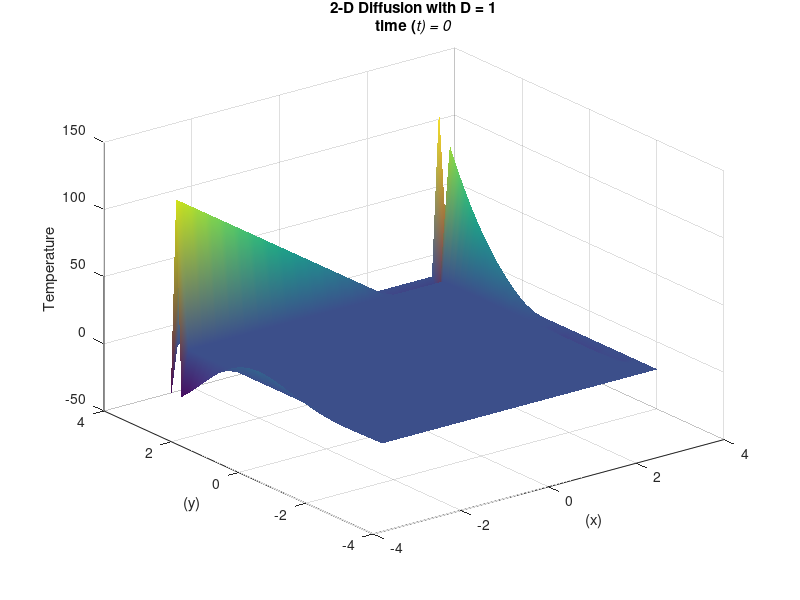

Here is the MATLAB script that generated this plot: (Note: this script raises an error after producing the figure.)
%implicit testing
clear all
clc
D=1;            %Given difrusivity       
ax=-3.14;       %Lower x Limit
ay=-3.14;       %Lower y Limit  
bx=3.14;        %Upper x limit
by=3.14;        %Upper y Limit

Nxx=39;                          %Number of steps in space(x)
Nyy=39;                          %Number of steps in space(y)       

nt=0.5;                         %Number of time steps 
delta_t=.065;                    %size time step
h1=6.28/(Nxx);                  %Size of space step(x)

u=zeros(Nxx+1,Nyy+1);          %Creating the grid for temperature        
un=zeros(Nxx+1,Nyy+1);         %initioal grid for temperature, Initial time condition is also represented by this line
x=ax:h1:bx;                      %defining the range of x
y=ay:h1:by;                      %defining the range of y



fa=y.*(y-ay).^2 ;                   %defining f(a)
ga=((y-ay).^2).*cos(3.14.*y/(ay)); %defining g(a)
Neuman_ay=0;               %defning the neumand condition given by the problem

u(1,:)=ga; %detriclet non linear  condition in the  right side boundary
u(Nxx,:)=fa; %detriclet condition non linear condition left side boudary 
u(:,Nyy)=fa(39)+((x+3.14)/(6.28)*(ga(39)-fa(39))); %detrichlet condition upper boundary 

lambda=((2*D*delta_t)/(h1^2))
a1(2:Nxx)=1;
b1(1:Nxx+1)=-2-2/lambda;
c1(1:Nxx+1)=1;
d1(1:Nxx+1)=0;
a1(1)=0;b1(1)=1;c1(1)=0;
a1(Nxx+1)=0;b1(Nxx+1)=1;c1(Nxx+1)=0;
a2(1:Nyy+1)=1;
b2(1:Nyy+1)=-2-2/lambda;
c2(1:Nyy+1)=1;  
a2(1)=0;b2(1)=1;c2(1)=0;
a2(Nyy+1)=0;b2(Nyy+1)=1;c2(Nyy+1)=0;
d2(1:Nyy+1)=0;
uhalf=zeros(Nxx+1,Nyy+1);
t=0;

for it=0:nt
    %un=u;                  %definite initial temperature (initial time condition)
    hei=surf(x,y,u');      %Initiation of 3 dimensional graph capable of showing time dependece of problem
    shading interp% color gradient for graph
    xlabel('(x)') %lable axixs
    ylabel('(y)') %lable axis
    zlabel('Temperature') %lable axis
   
    title({['2-D Diffusion with D = ',num2str(D)];['time (\itt) = ',num2str(it*delta_t)]})
      
    drawnow;
    refreshdata(hei) %frefresh of graph per time interval
for j=2:Nyy
% call TDMA
d1(1)=u(1,j);
d1(Nxx+1)=u(Nxx,j);
for i=2:Nxx
d1(i)=-1*u(i,j-1)-1*u(i,j+1)+(2*1-2/lambda)*u(i,j);
end; 
uhalf(:,j)=tridiag(Nxx+1,a1,b1,c1,d1);
end;
for i=2:Nxx
    % call TDMA
d2(1)=u(i,1);
d2(Nyy+1)=u(i,Nyy+1);
for j=2:Nyy
d2(j)=-uhalf(i-1,j)-uhalf(i+1,j)+(2-2/lambda)*uhalf(i,j);
end; 
u(:,1)=u(:,2)-Neuman_ay*h1; %Neuman condition bottom boundary
u(i,:)=tridiag(Nyy+1,a2,b2,c2,d2);
end;
end
